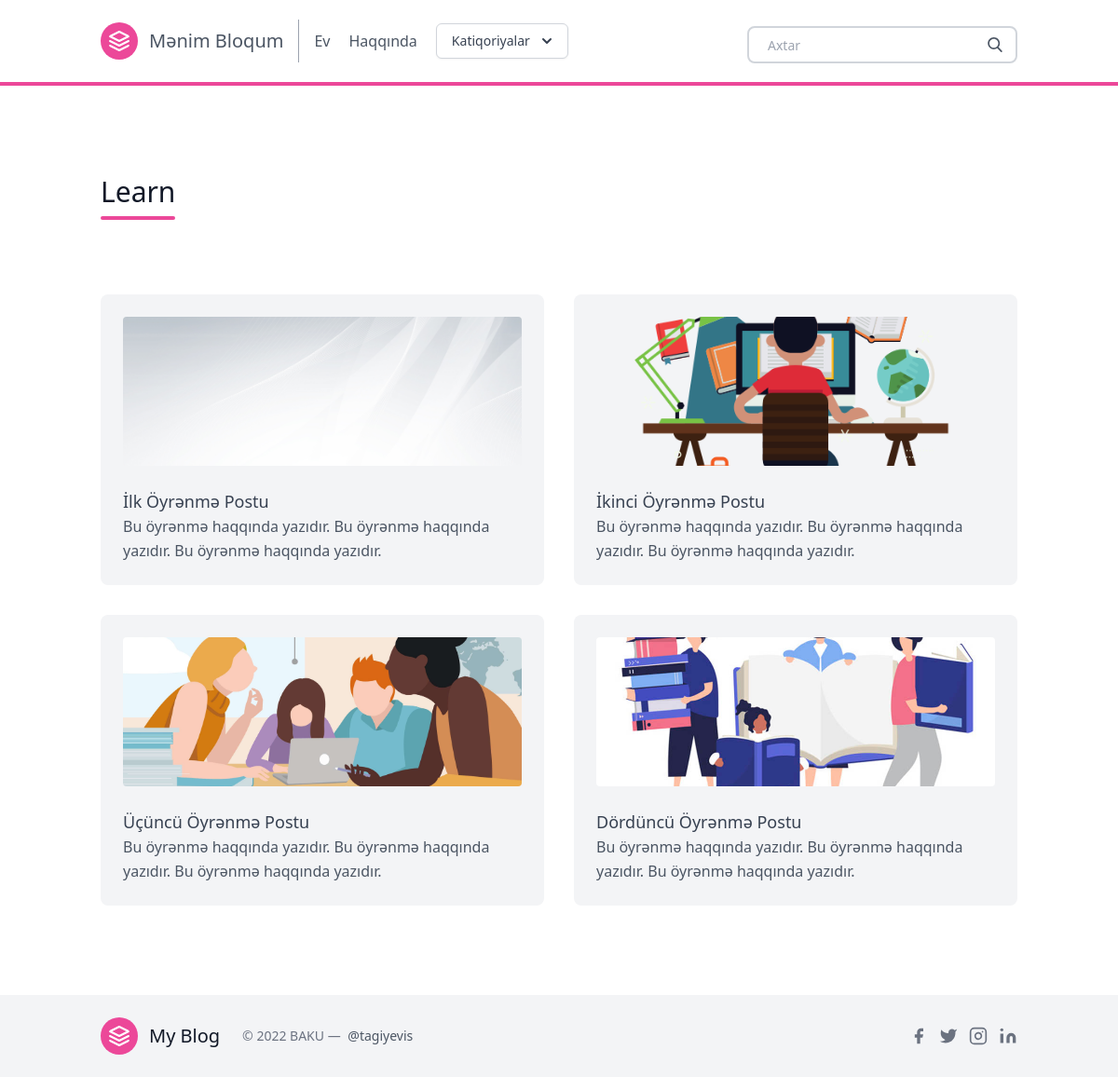
Page /postlist/learn/ on the committed database.
### posts/models.py (models this page shows, shortened)
class Category(models.Model):
    title = models.CharField(max_length=20)
    subtitle = models.CharField(max_length=20)
    slug = models.SlugField()
    thumbnail = models.ImageField()

class Post(models.Model):
    title = models.CharField(max_length=100)
    slug = models.SlugField()
    overview = models.TextField()
    timestamp = models.DateTimeField(auto_now_add=True)
    content = models.TextField()
    author = models.ForeignKey(Author, on_delete=models.CASCADE)
    thumbnail = models.ImageField()
    categories = models.ManyToManyField(Category)
    featured = models.BooleanField()
    likes = models.ManyToManyField(User, related_name= 'blog_post')

### posts/views.py (the view)
# urls.py: path('postlist/<slug>/', postlist, name = 'postlist'),
def postlist (request,slug):
    category = Category.objects.get(slug = slug)
    posts = Post.objects.filter(categories__in=[category])
    context = {
        'posts': posts,
        'category': category,
    }
    return render(request, 'post_list.html', context)

### posts/templatetags/markdown_extras.py (called while the page is built)
@register.simple_tag
def get_categories():
    return Category.objects.all()[0:3]

### templates/post_list.html (shortened to what this page needs)
{% extends 'base.html' %}
{% block content %}
<section class="text-gray-600 body-font">
  <div class="container px-5 py-24 mx-auto">
    <div class="flex flex-wrap w-full mb-20">
      <div class="lg:w-1/2 w-full mb-6 lg:mb-0">
        <h1 class="sm:text-3xl text-2xl font-medium title-font mb-2 text-gray-900">
          {{ category.title }}</h1>
        <div class="h-1 w-20 bg-pink-500 rounded"></div>
      </div>
    </div>
    <div class="flex flex-wrap -m-4">
      {% for post in posts %}
      <div class="xl:w-1/4 md:w-1/2 p-4">
        <div class="bg-gray-100 p-6 rounded-lg">
          <img class="h-40 rounded w-full object-cover object-center mb-6" src="{{ post.thumbnail.url }}" alt="content">
          <a href="{% url 'post' post.slug %}" h2
            class="rounded-lg transition ease-in-out delay-150 hover:-translate-y-1 hover:scale-110 hover:bg-pink-300 duration-300 text-lg text-gray-700 font-medium title-font mb-4">
            {{ post.title }}</a>
          <p class="leading-relaxed text-base">
            {{ post.overview }}</p>
        </div>
      </div>
      {% endfor %}
    </div>
  </div>
</section>
{% endblock content %}

### rows in the picture
Category: title "Learn"
Post: thumbnail (picture), title "İlk Öyrənmə Postu", overview "Bu öyrənmə haqqında yazıdır. Bu öyrənmə haqqında yazıdır. Bu öyrənmə haqqında yazıdır."
Post: thumbnail (picture), title "İkinci Öyrənmə Postu", overview "Bu öyrənmə haqqında yazıdır. Bu öyrənmə haqqında yazıdır. Bu öyrənmə haqqında yazıdır."
Post: thumbnail (picture), title "Üçüncü Öyrənmə Postu", overview "Bu öyrənmə haqqında yazıdır. Bu öyrənmə haqqında yazıdır. Bu öyrənmə haqqında yazıdır."
Post: thumbnail (picture), title "Dördüncü Öyrənmə Postu", overview "Bu öyrənmə haqqında yazıdır. Bu öyrənmə haqqında yazıdır. Bu öyrənmə haqqında yazıdır."
